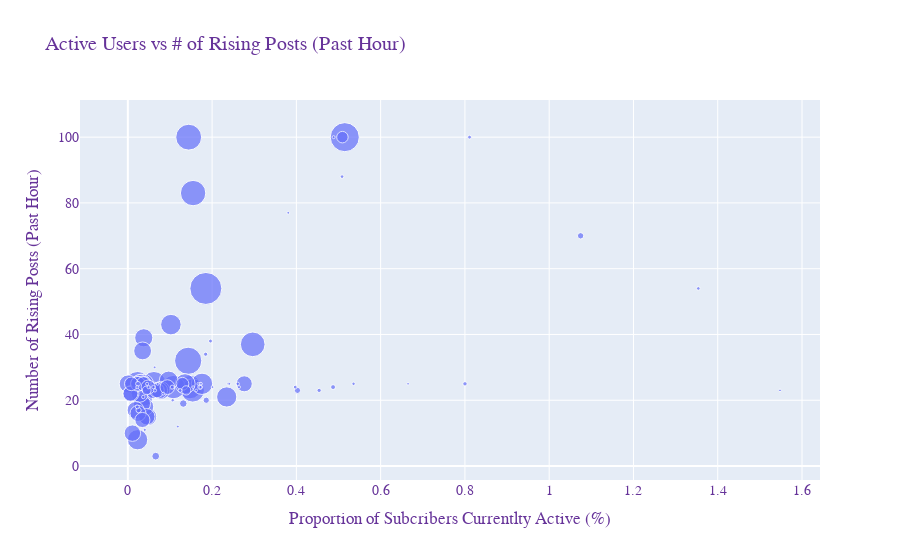

Notebook code cell kept with this figure:
### Markdown cell above
#### Active Users vs Rising Posts

### Code cell
fig = go.Figure(data=[go.Scatter(
    x=subreddit_activity['proportion_active'], y=subreddit_activity['rising_posts'],
    text=subreddit_activity['name'],
    mode='markers',
    marker=dict(
#         color=['rgb(93, 164, 214)', 'rgb(255, 144, 14)',  'rgb(44, 160, 101)', 'rgb(255, 65, 54)'],
        size=subreddit_activity['n_subscribers']/1000000,
    )
)])

fig.update_layout(
    title="Active Users vs # of Rising Posts (Past Hour)",
    xaxis_title="Proportion of Subcribers Currentlty Active (%)",
    yaxis_title="Number of Rising Posts (Past Hour)",
    legend_title="Legend Title",
    font=font_dict
)

fig.show()

### Figure 1 — Plotly figure (JSON) as saved in the notebook; plotly's stock layout.template omitted (floating-point values rounded to 4 significant figures)
{"data": [{"marker": {"size": [32.0, 29.05, 27.25, 25.88, 25.38, 24.67, 24.66, 24.66, 23.48, 23.4, 23.39, 21.36, 20.55, 20.3, 20.24, 20.24, 19.44, 19.32, 18.84, 18.33, 18.27, 18.17, 18.13, 17.83, 17.83, 17.75, 17.55, 17.36, 17.13, 17.1, 16.59, 16.49, 16.39, 16.38, 16.09, 16.08, 16.05, 15.13, 15.0, 14.96, 14.76, 14.76, 14.72, 14.66, 14.22, 14.19, 13.69, 12.84, 11.53, 9.283, 8.903, 7.742, 7.524, 6.375, 6.271, 6.18, 5.302, 4.876, 4.775, 4.737, 4.352, 4.282, 4.163, 4.085, 3.988, 3.903, 3.862, 3.793, 3.779, 3.627, 3.623, 3.451, 3.446, 3.416, 3.397, 3.396, 3.311, 3.273, 3.267, 3.167, 3.145, 3.084, 3.08, 3.027, 3.015, 2.933, 2.902, 2.872, 2.858, 2.821, 2.798, 2.742, 2.724, 2.694, 2.676, 2.651, 2.625, 2.605, 2.601]}, "mode": "markers", "text": ["funny", "AskReddit", "gaming", "aww", "pics", "Music", "science", "worldnews", "videos", "todayilearned", "movies", "news", "Showerthoughts", "IAmA", "gifs", "EarthPorn", "askscience", "food", "Jokes", "explainlikeimfive", "books", "LifeProTips", "Art", "mildlyinteresting", "blog", "DIY", "sports", "nottheonion", "space", "gadgets", "television", "Documentaries", "GetMotivated", "photoshopbattles", "listentothis", "UpliftingNews", "tifu", "InternetIsBeautiful", "history", "philosophy", "dataisbeautiful", "Futurology", "OldSchoolCool", "WritingPrompts", "nosleep", "personalfinance", "creepy", "TwoXChromosomes", "memes", "technology", "AdviceAnimals", "Fitness", "wholesomememes", "politics", "WTF", "interestingasfuck", "bestof", "BlackPeopleTwitter", "travel", "oddlysatisfying", "leagueoflegends", "facepalm", "me_irl", "lifehacks", "NatureIsFuckingLit", "pcmasterrace", "dankmemes", "Tinder", "Whatcouldgowrong", "relationship_advice", "Minecraft", "BikiniBottomTwitter", "trippinthroughtime", "PS4", "nba", "AnimalsBeingBros", "tattoos", "woahdude", "AnimalsBeingJerks", "reactiongifs", "FoodPorn", "photography", "Overwatch", "PewdiepieSubmissions", "Unexpected", "relationships", "dadjokes", "boardgames", "gardening", "gonewild", "instant_regret", "programming", "mildlyinfuriating", "PublicFreakout", "nextfuckinglevel", "pokemon", "AnimalsBeingDerps", "pokemongo", "atheism"], "type": "scatter", "x": [0.1851, 0.5149, 0.1432, 0.1444, 0.155, 0.02324, 0.06187, 0.2964, 0.1475, 0.154, 0.1082, 0.176, 0.1022, 0.02319, 0.2347, 0.1357, 0.03795, 0.03163, 0.09695, 0.03738, 0.02826, 0.07817, 0.0378, 0.03506, 0.0007293, 0.04737, 0.04061, 0.0333, 0.02828, 0.01861, 0.06164, 0.01086, 0.04502, 0.07501, 0.007425, 0.02412, 0.2763, 0.03455, 0.02501, 0.006064, 0.06892, 0.03866, 0.09382, 0.02387, 0.03692, 0.04825, 0.008255, 0.1296, 0.5093, 0.1386, 0.04471, 0.06616, 0.1316, 1.075, 0.1861, 0.4026, 0.02552, 0.4871, 0.02406, 0.1715, 0.8002, 0.454, 0.1847, 0.02245, 0.1053, 0.1961, 0.811, 0.1243, 0.3973, 1.354, 0.5084, 0.06077, 0.03671, 0.2608, 0.5357, 0.1065, 0.0643, 0.04929, 0.1724, 0.02251, 0.04582, 0.04021, 0.1678, 0.4884, 0.2638, 0.2386, 0.172, 0.08412, 0.071, 0.3807, 0.1186, 0.2011, 0.06365, 1.548, 0.6651, 0.2412, 0.1739, 0.1549, 0.1624], "y": [54, 100, 32, 100, 83, 25, 25, 37, 24, 23, 24, 25, 43, 8, 21, 25, 25, 25, 26, 21, 25, 23, 39, 35, 25, 15, 18, 19, 22, 17, 23, 10, 15, 23, 22, 16, 25, 14, 25, 22, 23, 25, 24, 25, 25, 24, 25, 25, 100, 23, 23, 3, 19, 70, 20, 23, 17, 24, 25, 24, 25, 23, 34, 18, 24, 38, 100, 23, 24, 54, 88, 24, 21, 25, 25, 20, 23, 24, 24, 24, 25, 11, 25, 100, 24, 25, 25, 22, 25, 77, 12, 24, 30, 23, 25, 25, 25, 24, 23]}], "layout": {"font": {"color": "RebeccaPurple", "family": "Helvectica", "size": 14}, "legend": {"title": {"text": "Legend Title"}}, "title": {"text": "Active Users vs # of Rising Posts (Past Hour)"}, "xaxis": {"title": {"text": "Proportion of Subcribers Currentlty Active (%)"}}, "yaxis": {"title": {"text": "Number of Rising Posts (Past Hour)"}}}}
